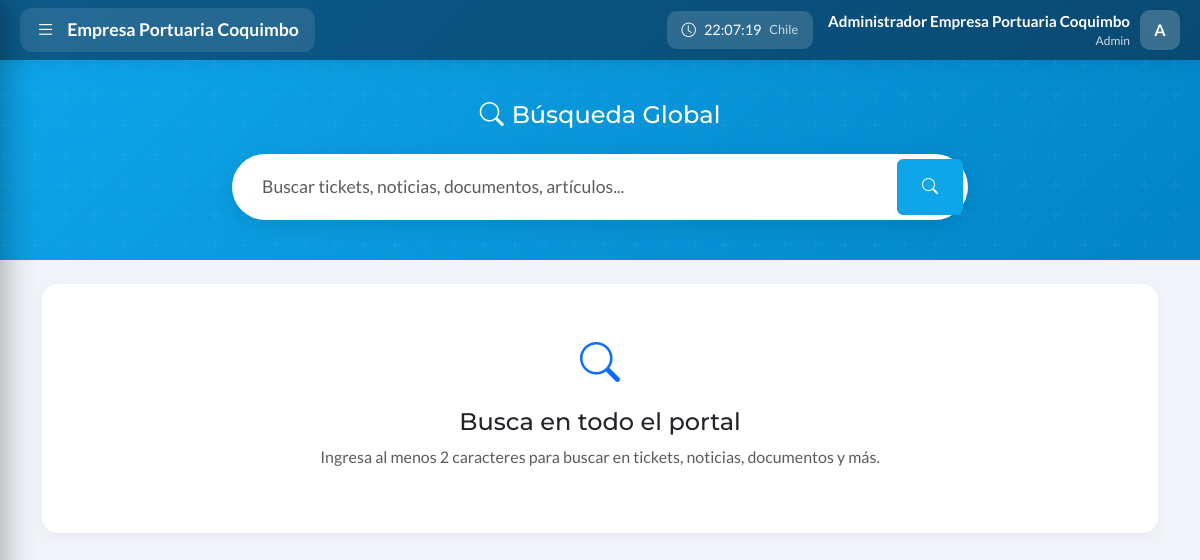
Page /buscar.php (signed in) on the committed database.
### tables this page shows
CREATE TABLE IF NOT EXISTS users (
    id INT AUTO_INCREMENT PRIMARY KEY,
    name VARCHAR(100) NOT NULL,
    username VARCHAR(50) NOT NULL UNIQUE,
    email VARCHAR(150) NOT NULL UNIQUE,
    password VARCHAR(255) NOT NULL,
    role ENUM('admin', 'soporte', 'social', 'denuncia', 'user') NOT NULL DEFAULT 'user',
    is_active TINYINT(1) DEFAULT 1,
    last_login TIMESTAMP NULL,
    login_attempts INT DEFAULT 0,
    locked_until TIMESTAMP NULL,
    birthday DATE DEFAULT NULL,
    phone VARCHAR(20) DEFAULT NULL,
    department VARCHAR(100) DEFAULT NULL,
    position VARCHAR(100) DEFAULT NULL,
    avatar VARCHAR(255) DEFAULT NULL,
    bio TEXT DEFAULT NULL,
    created_at TIMESTAMP DEFAULT CURRENT_TIMESTAMP,
    updated_at TIMESTAMP DEFAULT CURRENT_TIMESTAMP ON UPDATE CURRENT_TIMESTAMP,
    INDEX idx_username (username),
    INDEX idx_email (email),
    INDEX idx_role (role)
);

### includes/autenticacion.php (called while the page is built, shortened)
<?php
function isLoggedIn() {
    return isset($_SESSION['logged_in']) && $_SESSION['logged_in'] === true;
}
function getCurrentUser() {
    global $pdo;
    $stmt = $pdo->prepare('SELECT id, name, username, email, role FROM users WHERE id = ?');
    $stmt->execute([$_SESSION['user_id']]);
    return $stmt->fetch();
}
?>

### includes/barra_lateral.php (the view, shortened to what this page needs)
<link href="css/sidebar.css?v=<?= filemtime(__DIR__ . '/../public/css/sidebar.css') ?>" rel="stylesheet">
<div class="epco-topbar">
    <button class="epco-logo-btn" id="sidebarToggle" onclick="toggleSidebar()">
        <i class="bi bi-list menu-icon"></i>
        <span class="logo-text">Empresa Portuaria Coquimbo</span>
    </button>
    <div class="topbar-right">
        <div class="topbar-clock d-none d-md-flex">
            <i class="bi bi-clock"></i>
            <span id="chileTime">--:--:--</span>
            <small class="opacity-75">Chile</small>
        </div>
        <div class="topbar-user">
            <div class="topbar-user-info d-none d-md-block">
                <div class="topbar-user-name"><?= htmlspecialchars($user['name']) ?></div>
                <div class="topbar-user-role"><?= ucfirst($user['role']) ?></div>
            </div>
            <div class="dropdown">
                <div class="topbar-avatar" role="button" data-bs-toggle="dropdown">
                    <?= strtoupper(substr($user['name'], 0, 1)) ?>
                </div>
            </div>
        </div>
    </div>
</div>

### public/css/buscar.css (style rules this page uses)
* { font-family: 'Lato', sans-serif; }
:root { --primary: #0ea5e9; --primary-light: #0284c7; }
body { background: #f1f5f9; min-height: 100vh; }

### public/css/intranet.css (style rules this page uses)
:root { --primary: #0ea5e9; --primary-light: #0284c7; --primary-lighter: #2d4a6f; --accent: #3b82f6; --success: #10b981; --warning: #f59e0b; --danger: #ef4444; --gray-50: #f8fafc; --gray-100: #f1f5f9; --gray-200: #e2e8f0; --gray-300: #cbd5e1; --gray-400: #94a3b8; --gray-500: #64748b; --gray-600: #475569; --gray-700: #334155; --gray-800: #1e293b; --gray-900: #0f172a; }
* { font-family: 'Lato', sans-serif; }
html { overflow-y: scroll; }
body { background: var(--gray-100); min-height: 100vh; }

### public/css/sidebar.css (style rules this page uses)
.epco-topbar { position: fixed; top: 0; left: 0; right: 0; height: 60px; background: linear-gradient(135deg, #0c5a8a 0%, #094a72 100%); z-index: 1001; display: flex; align-items: center; justify-content: space-between; padding: 0 20px; box-shadow: 0 2px 15px rgba(0,0,0,0.1); }
.epco-logo-btn { display: flex; align-items: center; gap: 12px; background: rgba(255,255,255,0.1); border: none; padding: 8px 16px; border-radius: 12px; cursor: pointer; transition: all 0.3s ease; color: white; }
.epco-logo-btn .logo-text { font-size: 1.1rem; font-weight: 700; }
.epco-logo-btn .menu-icon { font-size: 1.2rem; transition: transform 0.3s ease; }
.topbar-right { display: flex; align-items: center; gap: 15px; }
.topbar-clock { display: flex; align-items: center; gap: 8px; background: rgba(255,255,255,0.15); padding: 8px 15px; border-radius: 10px; color: white; font-size: 0.9rem; }
.topbar-user { display: flex; align-items: center; gap: 10px; color: white; }
.topbar-user-info { text-align: right; }
.topbar-user-name { font-weight: 600; font-size: 0.95rem; }
.topbar-user-role { font-size: 0.75rem; opacity: 0.8; }
.topbar-avatar { width: 40px; height: 40px; background: rgba(255,255,255,0.2); border-radius: 10px; display: flex; align-items: center; justify-content: center; font-weight: 600; font-size: 1rem; cursor: pointer; transition: all 0.3s; }
body.has-sidebar { padding-top: 60px; }

### rows in the picture
users: name "Administrador Empresa Portuaria Coquimbo", role "Admin", name "A"
